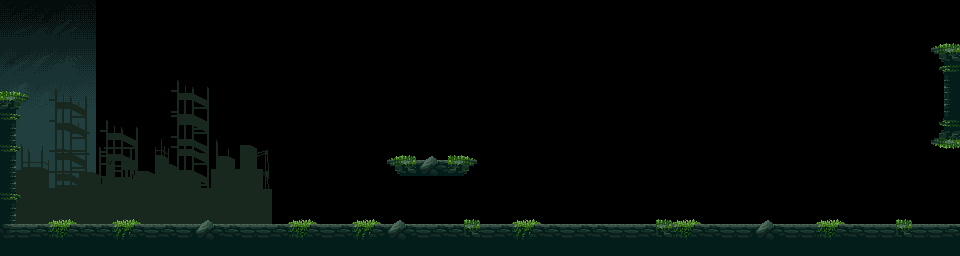

Below is a game level as drawn by its tile map, then a one-line description and the .tmx file that defines it, in full:
An orthogonal 60x16 tile map with 16x16 px tiles, 1 tile layer (ground), 4 tilesets, 2 image layers and 5 objects.

<map version="1.10" tiledversion="1.11.2" orientation="orthogonal" renderorder="right-down" width="60" height="16" tilewidth="16" tileheight="16" infinite="0" nextlayerid="10" nextobjectid="19">
 <editorsettings>
  <export target="park.json" format="json" />
 </editorsettings>
 <tileset firstgid="1" name="ParkGnd" tilewidth="16" tileheight="16" tilecount="90" columns="18">
  <image source="../images/mist-forest-background-tiles.png" width="288" height="80" />
 </tileset>
 <tileset firstgid="91" name="park_backgrounds" tilewidth="336" tileheight="224" tilecount="5" columns="0">
  <grid orientation="orthogonal" width="1" height="1" />
  <tile id="0">
   <image source="../images/night-town-background-sky.png" width="96" height="224" />
  </tile>
  <tile id="1">
   <image source="../images/mist-forest-background-tree.png" width="336" height="224" />
  </tile>
  <tile id="2">
   <image source="../images/buildings.png" width="272" height="150" />
  </tile>
  <tile id="3">
   <image source="../images/far-buildings.png" width="213" height="142" />
  </tile>
  <tile id="4">
   <image source="../images/skill-foreground.png" width="272" height="104" />
  </tile>
 </tileset>
 <tileset firstgid="96" name="mech" tilewidth="96" tileheight="80" tilecount="10" columns="10">
  <image source="../images/mech-unit.png" width="960" height="80" />
  <tile id="1">
   <animation>
    <frame tileid="0" duration="100" />
    <frame tileid="1" duration="100" />
    <frame tileid="2" duration="100" />
    <frame tileid="3" duration="100" />
    <frame tileid="4" duration="100" />
    <frame tileid="5" duration="100" />
    <frame tileid="6" duration="100" />
    <frame tileid="7" duration="100" />
    <frame tileid="8" duration="100" />
    <frame tileid="9" duration="100" />
   </animation>
  </tile>
 </tileset>
 <tileset firstgid="106" name="treant" tilewidth="80" tileheight="84" tilecount="4" columns="1">
  <image source="../images/Treant.png" width="80" height="336" />
  <tile id="3">
   <animation>
    <frame tileid="0" duration="100" />
    <frame tileid="1" duration="100" />
    <frame tileid="2" duration="100" />
    <frame tileid="3" duration="100" />
   </animation>
  </tile>
 </tileset>
 <imagelayer id="2" name="ParkBG" parallaxx="0.8" repeatx="1">
  <image source="../images/night-town-background-sky.png" width="96" height="224" />
  <properties>
   <property name="parallaxx" type="float" value="0.8" />
   <property name="parallaxy" type="float" value="1" />
  </properties>
 </imagelayer>
 <imagelayer id="5" name="ParkBuildingsBG" offsetx="0" offsety="80" parallaxx="0.9" repeatx="1">
  <image source="../images/buildings.png" width="272" height="150" />
  <properties>
   <property name="parallaxx" type="float" value="0.9" />
   <property name="parallaxy" type="float" value="1" />
  </properties>
 </imagelayer>
 <group id="8" name="foreground">
  <objectgroup id="3" name="buildings">
   <object id="1" gid="95" x="8.5" y="227.5" width="272" height="104" />
   <object id="2" gid="95" x="487.5" y="227.5" width="272" height="104" />
  </objectgroup>
  <objectgroup id="9" name="tree">
   <object id="17" gid="92" x="0" y="224" width="336" height="224" />
  </objectgroup>
 </group>
 <layer id="1" name="ground" width="60" height="16">
  <data encoding="csv">
0,0,0,0,0,0,0,0,0,0,0,0,0,0,0,0,0,0,0,0,0,0,0,0,0,0,0,0,0,0,0,0,0,0,0,0,0,0,0,0,0,0,0,0,0,0,0,0,0,0,0,0,0,0,0,0,0,0,0,0,
0,0,0,0,0,0,0,0,0,0,0,0,0,0,0,0,0,0,0,0,0,0,0,0,0,0,0,0,0,0,0,0,0,0,0,0,0,0,0,0,0,0,0,0,0,0,0,0,0,0,0,0,0,0,0,0,0,0,0,0,
0,0,0,0,0,0,0,0,0,0,0,0,0,0,0,0,0,0,0,0,0,0,0,0,0,0,0,0,0,0,0,0,0,0,0,0,0,0,0,0,0,0,0,0,0,0,0,0,0,0,0,0,0,0,0,0,0,0,13,14,
0,0,0,0,0,0,0,0,0,0,0,0,0,0,0,0,0,0,0,0,0,0,0,0,0,0,0,0,0,0,0,0,0,0,0,0,0,0,0,0,0,0,0,0,0,0,0,0,0,0,0,0,0,0,0,0,0,0,31,32,
0,0,0,0,0,0,0,0,0,0,0,0,0,0,0,0,0,0,0,0,0,0,0,0,0,0,0,0,0,0,0,0,0,0,0,0,0,0,0,0,0,0,0,0,0,0,0,0,0,0,0,0,0,0,0,0,0,0,49,50,
17,18,0,0,0,0,0,0,0,0,0,0,0,0,0,0,0,0,0,0,0,0,0,0,0,0,0,0,0,0,0,0,0,0,0,0,0,0,0,0,0,0,0,0,0,0,0,0,0,0,0,0,0,0,0,0,0,0,67,68,
35,36,0,0,0,0,0,0,0,0,0,0,0,0,0,0,0,0,0,0,0,0,0,0,0,0,0,0,0,0,0,0,0,0,0,0,0,0,0,0,0,0,0,0,0,0,0,0,0,0,0,0,0,0,0,0,0,0,1073741891,1073741892,
53,54,0,0,0,0,0,0,0,0,0,0,0,0,0,0,0,0,0,0,0,0,0,0,0,0,0,0,0,0,0,0,0,0,0,0,0,0,0,0,0,0,0,0,0,0,0,0,0,0,0,0,0,0,0,0,0,0,1073741873,1073741874,
71,72,0,0,0,0,0,0,0,0,0,0,0,0,0,0,0,0,0,0,0,0,0,0,0,0,0,0,0,0,0,0,0,0,0,0,0,0,0,0,0,0,0,0,0,0,0,0,0,0,0,0,0,0,0,0,0,0,1073741855,1073741856,
53,54,0,0,0,0,0,0,0,0,0,0,0,0,0,0,0,0,0,0,0,0,0,0,13,14,15,16,17,18,0,0,0,0,0,0,0,0,0,0,0,0,0,0,0,0,0,0,0,0,0,0,0,0,0,0,0,0,1073741837,1073741838,
71,72,0,0,0,0,0,0,0,0,0,0,0,0,0,0,0,0,0,0,0,0,0,0,31,32,33,34,35,36,0,0,0,0,0,0,0,0,0,0,0,0,0,0,0,0,0,0,0,0,0,0,0,0,0,0,0,0,0,0,
71,72,0,0,0,0,0,0,0,0,0,0,0,0,0,0,0,0,0,0,0,0,0,0,0,0,0,0,0,0,0,0,0,0,0,0,0,0,0,0,0,0,0,0,0,0,0,0,0,0,0,0,0,0,0,0,0,0,0,0,
53,54,0,0,0,0,0,0,0,0,0,0,0,0,0,0,0,0,0,0,0,0,0,0,0,0,0,0,0,0,0,0,0,0,0,0,0,0,0,0,0,0,0,0,0,0,0,0,0,0,0,0,0,0,0,0,0,0,0,0,
71,72,0,23,24,0,0,27,28,0,0,0,15,16,0,0,0,0,23,24,25,26,27,28,15,16,0,0,0,14,0,0,27,28,0,0,0,0,0,0,0,14,23,24,0,0,0,15,16,0,0,23,24,0,0,0,14,0,0,0,
40,43,44,41,42,44,44,45,46,43,44,43,33,34,44,43,43,44,41,42,43,44,45,46,33,34,43,44,44,32,43,44,45,46,44,43,44,44,43,43,44,32,41,42,44,43,43,33,34,43,43,41,42,44,43,43,32,43,43,44,
58,58,58,58,58,58,58,58,58,58,58,58,58,58,58,58,58,58,58,58,58,58,58,58,58,58,58,58,58,58,58,58,58,58,58,58,58,58,58,58,58,58,58,58,58,58,58,58,58,58,58,58,58,58,58,58,58,58,58,58
</data>
 </layer>
 <objectgroup id="7" name="characters">
  <object id="7" gid="2147483745" x="768" y="224" width="96" height="80" />
  <object id="18" gid="2147483757" x="64" y="224" width="62" height="65.1" />
 </objectgroup>
</map>
